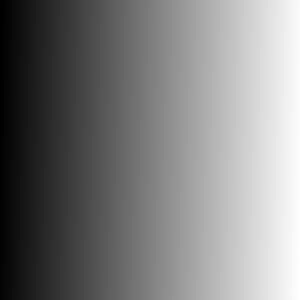
#> input picture day02_opencv_color/gradient.png, 300 x 300 px, given in place of the camera
$ python step4_webcam_adaptive.py
#> lines starting #> are read from the running program, lines starting #| are printed output that depends on the picture; after the words box and inside, x2 and y2 are one past the last pixel; in counts of white or black regions, pixels touching at a corner belong together
import cv2 as cv
import numpy as np
import urllib.request
import os
from matplotlib import pyplot as plt

cap = cv.VideoCapture(0)

def nothing(x):
    pass

cv.namedWindow('thr')

cv.createTrackbar('Block_Size', 'thr', 11, 31, nothing)
cv.createTrackbar('C', 'thr', 2, 20, nothing)

if not cap.isOpened():
    print("Cannot open camera")
    exit()

while(1):
    # global thresholding
    ret, frame = cap.read()
#> frame is the input picture: shape (300, 300, 3); mean B, G, R 126.5, 126.5, 126.5

    if not ret:
        print("Can't receive frame (stream end?). Exiting ...")
        break

    gray = cv.cvtColor(frame, cv.COLOR_BGR2GRAY)

    blockSize = cv.getTrackbarPos('Block_Size', 'thr')
    blockSize = max(3, blockSize | 1)  # 비트 or 연산자로 짝수면 +1, 홀수면 놔두고 최솟값 3
    C = cv.getTrackbarPos('C', 'thr')

    _, th1 = cv.threshold(gray, 0, 255, cv.THRESH_BINARY)
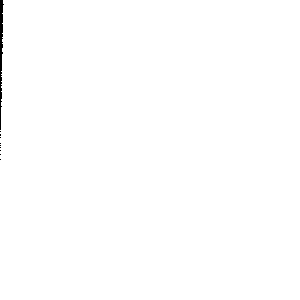
#> th1: shape (300, 300); 99.7% white; 10 black regions (9 under 20 px), largest, box (x1, y1, x2, y2) and area: (0, 0, 4, 130) 266
    _, th2 = cv.threshold(gray, 0, 255, cv.THRESH_BINARY + cv.THRESH_OTSU)
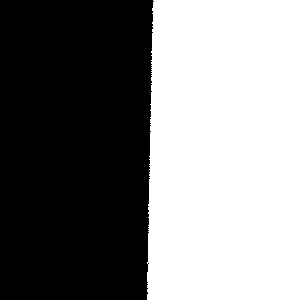
#> th2: shape (300, 300); 50% white; 1 black region, box (x1, y1, x2, y2) and area: (0, 0, 154, 300) 44979

    th3 = cv.adaptiveThreshold(gray, 255, cv.ADAPTIVE_THRESH_MEAN_C, cv.THRESH_BINARY, blockSize, C)
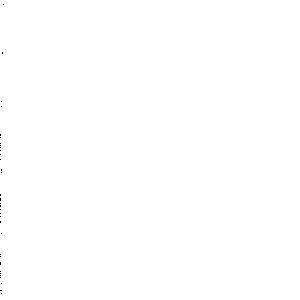
#> th3: shape (300, 300); 100% white; black in thin lines or dots, all inside (x1, y1, x2, y2) = (0, 4, 4, 294)
    th4 = cv.adaptiveThreshold(gray, 255, cv.ADAPTIVE_THRESH_GAUSSIAN_C, cv.THRESH_BINARY, blockSize, C)
#> th4: shape (300, 300); every value is 255

    top  = np.hstack([th1, th2])
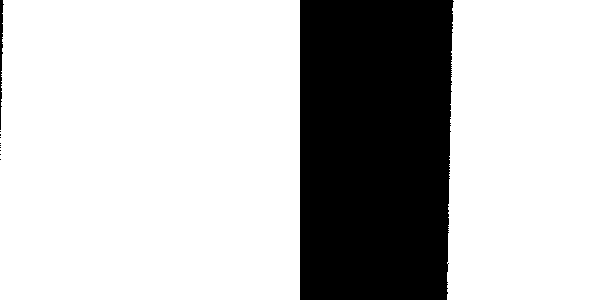
#> top: shape (300, 600); 74.9% white; 11 black regions (9 under 20 px), largest, box (x1, y1, x2, y2) and area: (300, 0, 454, 300) 44979, (0, 0, 4, 130) 266
    bottom = np.hstack([th3, th4])
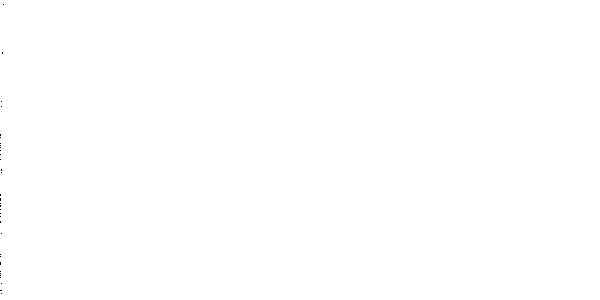
#> bottom: shape (300, 600); 100% white; black in thin lines or dots, all inside (x1, y1, x2, y2) = (0, 4, 4, 294)
    result = np.vstack([top, bottom])
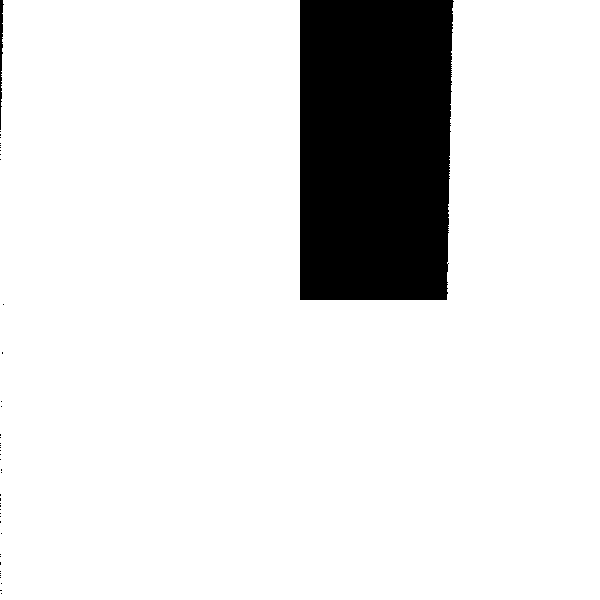
#> result: shape (600, 600); 87.4% white; 44 black regions (42 under 20 px), largest, box (x1, y1, x2, y2) and area: (300, 0, 454, 300) 44979, (0, 0, 4, 130) 266
    cv.imshow('thr', result)

    k = cv.waitKey(5) & 0xFF
#> (key q is pressed here)

    if k == ord('q'):
        break

cv.destroyAllWindows()

$ run again, on day02_opencv_color/sudoku.png
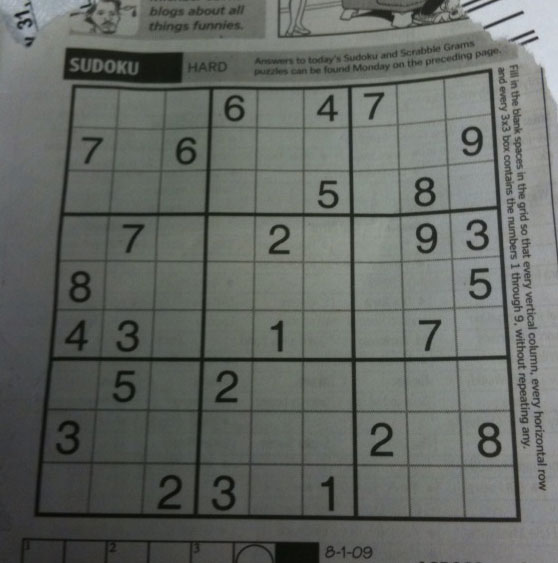
#> input picture day02_opencv_color/sudoku.png, 558 x 563 px, given in place of the camera
#> frame is the input picture: shape (563, 558, 3); mean B, G, R 99.5, 104.1, 100
#> th1: shape (563, 558); every value is 255
#> `_, th2 = cv.threshold(gray, 0, 255, cv.THRESH_BINARY + cv.THRESH_OTSU)`:
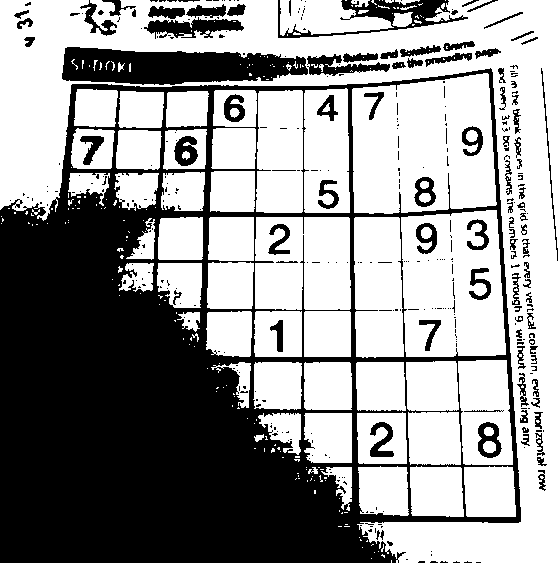
#> th2: shape (563, 558); 59% white; 359 black regions (263 under 20 px), largest, box (x1, y1, x2, y2) and area: (0, 68, 521, 563) 105703, (62, 47, 308, 85) 6806, (278, 0, 468, 38) 2033
#> th3: shape (563, 558); 74.6% white; 2923 black regions (2594 under 20 px), largest, box (x1, y1, x2, y2) and area: (34, 68, 521, 523) 30403, (277, 0, 500, 39) 2539, (187, 10, 535, 76) 2382
#> th4: shape (563, 558); 77.8% white; 4611 black regions (4406 under 20 px), largest, box (x1, y1, x2, y2) and area: (34, 68, 521, 523) 26610, (277, 0, 503, 39) 2185, (63, 48, 184, 83) 2147
#> top: shape (563, 1116); 79.5% white; 359 black regions (263 under 20 px), largest, box (x1, y1, x2, y2) and area: (558, 68, 1079, 563) 105703, (620, 47, 866, 85) 6806, (836, 0, 1026, 38) 2033
#> bottom: shape (563, 1116); 76.2% white; 7520 black regions (6985 under 20 px), largest, box (x1, y1, x2, y2) and area: (34, 68, 521, 523) 30403, (592, 68, 1079, 523) 26610, (277, 0, 500, 39) 2539
#> `result = np.vstack([top, bottom])`:
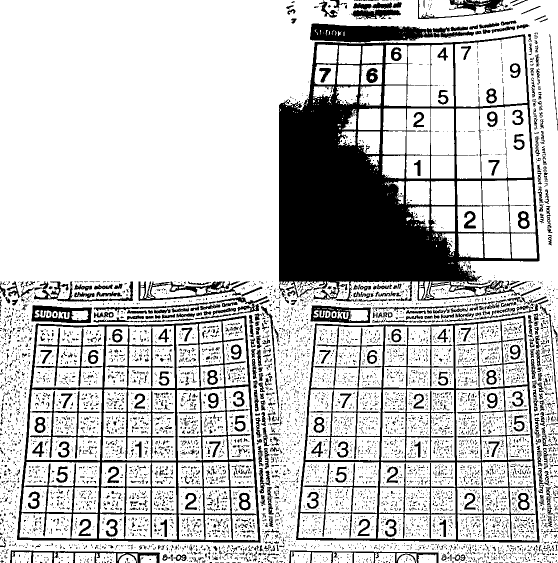
#> result: shape (1126, 1116) (shown at 1/2 size); 77.8% white; 7835 black regions (7214 under 20 px), largest, box (x1, y1, x2, y2) and area: (558, 68, 1079, 603) 109745, (34, 631, 521, 1086) 30403, (592, 631, 1079, 1086) 26610
